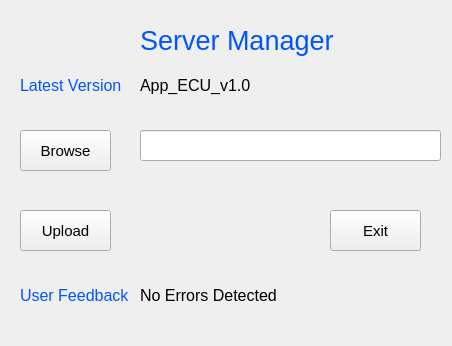
<?xml version="1.0" encoding="UTF-8"?>
<ui version="4.0">
 <class>Server</class>
 <widget class="QWidget" name="Server">
  <property name="geometry">
   <rect>
    <x>0</x>
    <y>0</y>
    <width>452</width>
    <height>346</height>
   </rect>
  </property>
  <property name="windowTitle">
   <string>Server</string>
  </property>
  <property name="windowIcon">
   <iconset>
    <normaloff>../Images/server.png</normaloff>../Images/server.png</iconset>
  </property>
  <property name="autoFillBackground">
   <bool>false</bool>
  </property>
  <property name="styleSheet">
   <string notr="true">QProgressBar:horizontal {
    border: 1px solid #3A3939;
    text-align: center;
    padding: 1px;
    background: #201F1F;
}
QProgressBar::chunk:horizontal {
    background-color: qlineargradient(spread:reflect, x1:1, y1:0.545, x2:1, y2:0, stop:0 rgba(28, 66, 111, 255), stop:1 rgba(37, 87, 146, 255));
}

QToolTip
{
    border: 1px solid #3A3939;
    background-color: rgb(90, 102, 117);;
    color: white;
    padding: 1px;
    opacity: 200;
}

QWidget
{
    color: silver;
    background-color: #302F2F;
    selection-background-color:#3d8ec9;
    selection-color: black;
    background-clip: border;
    border-image: none;
    outline: 0;
}

QWidget:item:hover
{
    background-color: #78879b;
    color: black;
}

QWidget:item:selected
{
    background-color: #3d8ec9;
}

QCheckBox
{
    spacing: 5px;
    outline: none;
    color: #bbb;
    margin-bottom: 2px;
}

QCheckBox:disabled
{
    color: #777777;
}
QCheckBox::indicator,
QGroupBox::indicator
{
    width: 18px;
    height: 18px;
}
QGroupBox::indicator
{
    margin-left: 2px;
}

QCheckBox::indicator:unchecked,
QCheckBox::indicator:unchecked:hover,
QGroupBox::indicator:unchecked,
QGroupBox::indicator:unchecked:hover
{
    image: url(:/dark_blue/img/checkbox_unchecked.png);
}

QCheckBox::indicator:unchecked:focus,
QCheckBox::indicator:unchecked:pressed,
QGroupBox::indicator:unchecked:focus,
QGroupBox::indicator:unchecked:pressed
{
  border: none;
    image: url(:/dark_blue/img/checkbox_unchecked_focus.png);
}

QCheckBox::indicator:checked,
QCheckBox::indicator:checked:hover,
QGroupBox::indicator:checked,
QGroupBox::indicator:checked:hover
{
    image: url(:/dark_blue/img/checkbox_checked.png);
}

QCheckBox::indicator:checked:focus,
QCheckBox::indicator:checked:pressed,
QGroupBox::indicator:checked:focus,
QGroupBox::indicator:checked:pressed
{
  border: none;
    image: url(:/dark_blue/img/checkbox_checked_focus.png);
}

QCheckBox::indicator:indeterminate,
QCheckBox::indicator:indeterminate:hover,
QCheckBox::indicator:indeterminate:pressed
QGroupBox::indicator:indeterminate,
QGroupBox::indicator:indeterminate:hover,
QGroupBox::indicator:indeterminate:pressed
{
    image: url(:/dark_blue/img/checkbox_indeterminate.png);
}

QCheckBox::indicator:indeterminate:focus,
QGroupBox::indicator:indeterminate:focus
{
    image: url(:/dark_blue/img/checkbox_indeterminate_focus.png);
}

QCheckBox::indicator:checked:disabled,
QGroupBox::indicator:checked:disabled
{
    image: url(:/dark_blue/img/checkbox_checked_disabled.png);
}

QCheckBox::indicator:unchecked:disabled,
QGroupBox::indicator:unchecked:disabled
{
    image: url(:/dark_blue/img/checkbox_unchecked_disabled.png);
}

QRadioButton
{
    spacing: 5px;
    outline: none;
    color: #bbb;
    margin-bottom: 2px;
}

QRadioButton:disabled
{
    color: #777777;
}
QRadioButton::indicator
{
    width: 21px;
    height: 21px;
}

QRadioButton::indicator:unchecked,
QRadioButton::indicator:unchecked:hover
{
    image: url(:/dark_blue/img/radio_unchecked.png);
}

QRadioButton::indicator:unchecked:focus,
QRadioButton::indicator:unchecked:pressed
{
  border: none;
  outline: none;
    image: url(:/dark_blue/img/radio_unchecked_focus.png);
}

QRadioButton::indicator:checked,
QRadioButton::indicator:checked:hover
{
  border: none;
  outline: none;
    image: url(:/dark_blue/img/radio_checked.png);
}

QRadioButton::indicator:checked:focus,
QRadioButton::indicato::menu-arrowr:checked:pressed
{
  border: none;
  outline: none;
    image: url(:/dark_blue/img/radio_checked_focus.png);
}

QRadioButton::indicator:indeterminate,
QRadioButton::indicator:indeterminate:hover,
QRadioButton::indicator:indeterminate:pressed
{
        image: url(:/dark_blue/img/radio_indeterminate.png);
}

QRadioButton::indicator:checked:disabled
{
  outline: none;
  image: url(:/dark_blue/img/radio_checked_disabled.png);
}

QRadioButton::indicator:unchecked:disabled
{
    image: url(:/dark_blue/img/radio_unchecked_disabled.png);
}


QMenuBar
{
    background-color: #302F2F;
    color: silver;
}

QMenuBar::item
{
    background: transparent;
}

QMenuBar::item:selected
{
    background: transparent;
    border: 1px solid #3A3939;
}

QMenuBar::item:pressed
{
    border: 1px solid #3A3939;
    background-color: #3d8ec9;
    color: black;
    margin-bottom:-1px;
    padding-bottom:1px;
}

QMenu
{
    border: 1px solid #3A3939;
    color: silver;
    margin: 1px;
}

QMenu::icon
{
    margin: 1px;
}

QMenu::item
{
    padding: 2px 2px 2px 25px;
    margin-left: 5px;
    border: 1px solid transparent; /* reserve space for selection border */
}

QMenu::item:selected
{
    color: black;
}

QMenu::separator {
    height: 2px;
    background: lightblue;
    margin-left: 10px;
    margin-right: 5px;
}

QMenu::indicator {
    width: 16px;
    height: 16px;
}

/* non-exclusive indicator = check box style indicator
   (see QActionGroup::setExclusive) */
QMenu::indicator:non-exclusive:unchecked {
    image: url(:/dark_blue/img/checkbox_unchecked.png);
}

QMenu::indicator:non-exclusive:unchecked:selected {
    image: url(:/dark_blue/img/checkbox_unchecked_disabled.png);
}

QMenu::indicator:non-exclusive:checked {
    image: url(:/dark_blue/img/checkbox_checked.png);
}

QMenu::indicator:non-exclusive:checked:selected {
    image: url(:/dark_blue/img/checkbox_checked_disabled.png);
}

/* exclusive indicator = radio button style indicator (see QActionGroup::setExclusive) */
QMenu::indicator:exclusive:unchecked {
    image: url(:/dark_blue/img/radio_unchecked.png);
}

QMenu::indicator:exclusive:unchecked:selected {
    image: url(:/dark_blue/img/radio_unchecked_disabled.png);
}

QMenu::indicator:exclusive:checked {
    image: url(:/dark_blue/img/radio_checked.png);
}

QMenu::indicator:exclusive:checked:selected {
    image: url(:/dark_blue/img/radio_checked_disabled.png);
}

QMenu::right-arrow {
    margin: 5px;
    image: url(:/dark_blue/img/right_arrow.png)
}


QWidget:disabled
{
    color: #808080;
    background-color: #302F2F;
}

QAbstractItemView
{
    alternate-background-color: #3A3939;
    color: silver;
    border: 1px solid 3A3939;
    border-radius: 2px;
    padding: 1px;
}

QWidget:focus, QMenuBar:focus
{
    border: 1px solid #78879b;
}

QTabWidget:focus, QCheckBox:focus, QRadioButton:focus, QSlider:focus
{
    border: none;
}

QLineEdit
{
    background-color: #201F1F;
    padding: 2px;
    border-style: solid;
    border: 1px solid #3A3939;
    border-radius: 2px;
    color: silver;
}

QGroupBox {
    border:1px solid #3A3939;
    border-radius: 2px;
    margin-top: 20px;
    background-color: #302F2F;
    color: silver;
}

QGroupBox::title {
    subcontrol-origin: margin;
    subcontrol-position: top center;
    padding-left: 10px;
    padding-right: 10px;
    padding-top: 10px;
}

QAbstractScrollArea
{
    border-radius: 2px;
    border: 1px solid #3A3939;
    background-color: transparent;
}

QScrollBar:horizontal
{
    height: 15px;
    margin: 3px 15px 3px 15px;
    border: 1px transparent #2A2929;
    border-radius: 4px;
    background-color: #2A2929;
}

QScrollBar::handle:horizontal
{
    background-color: #605F5F;
    min-width: 5px;
    border-radius: 4px;
}

QScrollBar::add-line:horizontal
{
    margin: 0px 3px 0px 3px;
    border-image: url(:/dark_blue/img/right_arrow_disabled.png);
    width: 10px;
    height: 10px;
    subcontrol-position: right;
    subcontrol-origin: margin;
}

QScrollBar::sub-line:horizontal
{
    margin: 0px 3px 0px 3px;
    border-image: url(:/dark_blue/img/left_arrow_disabled.png);
    height: 10px;
    width: 10px;
    subcontrol-position: left;
    subcontrol-origin: margin;
}

QScrollBar::add-line:horizontal:hover,QScrollBar::add-line:horizontal:on
{
    border-image: url(:/dark_blue/img/right_arrow.png);
    height: 10px;
    width: 10px;
    subcontrol-position: right;
    subcontrol-origin: margin;
}


QScrollBar::sub-line:horizontal:hover, QScrollBar::sub-line:horizontal:on
{
    border-image: url(:/dark_blue/img/left_arrow.png);
    height: 10px;
    width: 10px;
    subcontrol-position: left;
    subcontrol-origin: margin;
}

QScrollBar::up-arrow:horizontal, QScrollBar::down-arrow:horizontal
{
    background: none;
}


QScrollBar::add-page:horizontal, QScrollBar::sub-page:horizontal
{
    background: none;
}

QScrollBar:vertical
{
    background-color: #2A2929;
    width: 15px;
    margin: 15px 3px 15px 3px;
    border: 1px transparent #2A2929;
    border-radius: 4px;
}

QScrollBar::handle:vertical
{
    background-color: #605F5F;
    min-height: 5px;
    border-radius: 4px;
}

QScrollBar::sub-line:vertical
{
    margin: 3px 0px 3px 0px;
    border-image: url(:/dark_blue/img/up_arrow_disabled.png);
    height: 10px;
    width: 10px;
    subcontrol-position: top;
    subcontrol-origin: margin;
}

QScrollBar::add-line:vertical
{
    margin: 3px 0px 3px 0px;
    border-image: url(:/dark_blue/img/down_arrow_disabled.png);
    height: 10px;
    width: 10px;
    subcontrol-position: bottom;
    subcontrol-origin: margin;
}

QScrollBar::sub-line:vertical:hover,QScrollBar::sub-line:vertical:on
{

    border-image: url(:/dark_blue/img/up_arrow.png);
    height: 10px;
    width: 10px;
    subcontrol-position: top;
    subcontrol-origin: margin;
}


QScrollBar::add-line:vertical:hover, QScrollBar::add-line:vertical:on
{
    border-image: url(:/dark_blue/img/down_arrow.png);
    height: 10px;
    width: 10px;
    subcontrol-position: bottom;
    subcontrol-origin: margin;
}

QScrollBar::up-arrow:vertical, QScrollBar::down-arrow:vertical
{
    background: none;
}


QScrollBar::add-page:vertical, QScrollBar::sub-page:vertical
{
    background: none;
}

QTextEdit
{
    background-color: #201F1F;
    color: silver;
    border: 1px solid #3A3939;
}

QPlainTextEdit
{
    background-color: #201F1F;;
    color: silver;
    border-radius: 2px;
    border: 1px solid #3A3939;
}

QHeaderView::section
{
    background-color: #3A3939;
    color: silver;
    padding-left: 4px;
    border: 1px solid #6c6c6c;
}

QSizeGrip {
    image: url(:/dark_blue/img/sizegrip.png);
    width: 12px;
    height: 12px;
}

QMainWindow
{
    background-color: #302F2F;

}

QMainWindow::separator
{
    background-color: #302F2F;
    color: white;
    padding-left: 4px;
    spacing: 2px;
    border: 1px dashed #3A3939;
}

QMainWindow::separator:hover
{

    background-color: #787876;
    color: white;
    padding-left: 4px;
    border: 1px solid #3A3939;
    spacing: 2px;
}


QMenu::separator
{
    height: 1px;
    background-color: #3A3939;
    color: white;
    padding-left: 4px;
    margin-left: 10px;
    margin-right: 5px;
}


QFrame
{
    border-radius: 2px;
    border: 1px solid #444;
}

QFrame[frameShape=&quot;0&quot;]
{
    border-radius: 2px;
    border: 1px transparent #444;
}

QStackedWidget
{
    background-color: #302F2F;
    border: 1px transparent black;
}

QToolBar {
    border: 1px transparent #393838;
    background: 1px solid #302F2F;
    font-weight: bold;
}

QToolBar::handle:horizontal {
    image: url(:/dark_blue/img/Hmovetoolbar.png);
}
QToolBar::handle:vertical {
    image: url(:/dark_blue/img/Vmovetoolbar.png);
}
QToolBar::separator:horizontal {
    image: url(:/dark_blue/img/Hsepartoolbar.png);
}
QToolBar::separator:vertical {
    image: url(:/dark_blue/img/Vsepartoolbars.png);
}

QPushButton
{
    color: silver;
    background-color: #302F2F;
    border-width: 2px;
    border-color: #4A4949;
    border-style: solid;
    padding-top: 2px;
    padding-bottom: 2px;
    padding-left: 10px;
    padding-right: 10px;
    border-radius: 4px;
    /* outline: none; */
    /* min-width: 40px; */
}

QPushButton:disabled
{
    background-color: #302F2F;
    border-width: 2px;
    border-color: #3A3939;
    border-style: solid;
    padding-top: 2px;
    padding-bottom: 2px;
    padding-left: 10px;
    padding-right: 10px;
    /*border-radius: 2px;*/
    color: #808080;
}

QPushButton:focus {
    background-color: #3d8ec9;
    color: white;
}

QComboBox
{
    selection-background-color: #3d8ec9;
    background-color: #201F1F;
    border-style: solid;
    border: 1px solid #3A3939;
    border-radius: 2px;
    padding: 2px;
    min-width: 75px;
}

QPushButton:checked{
    background-color: #4A4949;
    border-color: #6A6969;
}

QPushButton:hover {
    border: 2px solid #78879b;
    color: silver;
}

QComboBox:hover, QAbstractSpinBox:hover,QLineEdit:hover,QTextEdit:hover,QPlainTextEdit:hover,QAbstractView:hover,QTreeView:hover
{
    border: 1px solid #78879b;
    color: silver;
}

QComboBox:on
{
    background-color: #626873;
    padding-top: 3px;
    padding-left: 4px;
    selection-background-color: #4a4a4a;
}

QComboBox QAbstractItemView
{
    background-color: #201F1F;
    border-radius: 2px;
    border: 1px solid #444;
    selection-background-color: #3d8ec9;
    color: silver;
}

QComboBox::drop-down
{
    subcontrol-origin: padding;
    subcontrol-position: top right;
    width: 15px;

    border-left-width: 0px;
    border-left-color: darkgray;
    border-left-style: solid;
    border-top-right-radius: 3px;
    border-bottom-right-radius: 3px;
}

QComboBox::down-arrow
{
    image: url(:/dark_blue/img/down_arrow_disabled.png);
}

QComboBox::down-arrow:on, QComboBox::down-arrow:hover,
QComboBox::down-arrow:focus
{
    image: url(:/dark_blue/img/down_arrow.png);
}

QPushButton:pressed
{
    background-color: #484846;
}

QAbstractSpinBox {
    padding-top: 2px;
    padding-bottom: 2px;
    border: 1px solid #3A3939;
    background-color: #201F1F;
    color: silver;
    border-radius: 2px;
    min-width: 75px;
}

QAbstractSpinBox:up-button
{
    background-color: transparent;
    subcontrol-origin: border;
    subcontrol-position: top right;
}

QAbstractSpinBox:down-button
{
    background-color: transparent;
    subcontrol-origin: border;
    subcontrol-position: bottom right;
}

QAbstractSpinBox::up-arrow,QAbstractSpinBox::up-arrow:disabled,QAbstractSpinBox::up-arrow:off {
    image: url(:/dark_blue/img/up_arrow_disabled.png);
    width: 10px;
    height: 10px;
}
QAbstractSpinBox::up-arrow:hover
{
    image: url(:/dark_blue/img/up_arrow.png);
}


QAbstractSpinBox::down-arrow,QAbstractSpinBox::down-arrow:disabled,QAbstractSpinBox::down-arrow:off
{
    image: url(:/dark_blue/img/down_arrow_disabled.png);
    width: 10px;
    height: 10px;
}
QAbstractSpinBox::down-arrow:hover
{
    image: url(:/dark_blue/img/down_arrow.png);
}


QLabel
{
    border: 0px solid black;
}

QTabWidget{
    border: 1px transparent black;
}

QTabWidget::pane {
    border: 1px solid #444;
    border-radius: 3px;
    padding: 3px;
}

QTabBar
{
    qproperty-drawBase: 0;
    left: 5px; /* move to the right by 5px */
}

QTabBar:focus
{
    border: 0px transparent black;
}

QTabBar::close-button  {
    image: url(:/dark_blue/img/close.png);
    background: transparent;
}

QTabBar::close-button:hover
{
    image: url(:/dark_blue/img/close-hover.png);
    background: transparent;
}

QTabBar::close-button:pressed {
    image: url(:/dark_blue/img/close-pressed.png);
    background: transparent;
}

/* TOP TABS */
QTabBar::tab:top {
    color: #b1b1b1;
    border: 1px solid #4A4949;
    border-bottom: 1px transparent black;
    background-color: #302F2F;
    padding: 5px;
    border-top-left-radius: 2px;
    border-top-right-radius: 2px;
}

QTabBar::tab:top:!selected
{
    color: #b1b1b1;
    background-color: #201F1F;
    border: 1px transparent #4A4949;
    border-bottom: 1px transparent #4A4949;
    border-top-left-radius: 0px;
    border-top-right-radius: 0px;
}

QTabBar::tab:top:!selected:hover {
    background-color: #48576b;
}

/* BOTTOM TABS */
QTabBar::tab:bottom {
    color: #b1b1b1;
    border: 1px solid #4A4949;
    border-top: 1px transparent black;
    background-color: #302F2F;
    padding: 5px;
    border-bottom-left-radius: 2px;
    border-bottom-right-radius: 2px;
}

QTabBar::tab:bottom:!selected
{
    color: #b1b1b1;
    background-color: #201F1F;
    border: 1px transparent #4A4949;
    border-top: 1px transparent #4A4949;
    border-bottom-left-radius: 0px;
    border-bottom-right-radius: 0px;
}

QTabBar::tab:bottom:!selected:hover {
    background-color: #78879b;
}

/* LEFT TABS */
QTabBar::tab:left {
    color: #b1b1b1;
    border: 1px solid #4A4949;
    border-left: 1px transparent black;
    background-color: #302F2F;
    padding: 5px;
    border-top-right-radius: 2px;
    border-bottom-right-radius: 2px;
}

QTabBar::tab:left:!selected
{
    color: #b1b1b1;
    background-color: #201F1F;
    border: 1px transparent #4A4949;
    border-right: 1px transparent #4A4949;
    border-top-right-radius: 0px;
    border-bottom-right-radius: 0px;
}

QTabBar::tab:left:!selected:hover {
    background-color: #48576b;
}


/* RIGHT TABS */
QTabBar::tab:right {
    color: #b1b1b1;
    border: 1px solid #4A4949;
    border-right: 1px transparent black;
    background-color: #302F2F;
    padding: 5px;
    border-top-left-radius: 2px;
    border-bottom-left-radius: 2px;
}

QTabBar::tab:right:!selected
{
    color: #b1b1b1;
    background-color: #201F1F;
    border: 1px transparent #4A4949;
    border-right: 1px transparent #4A4949;
    border-top-left-radius: 0px;
    border-bottom-left-radius: 0px;
}

QTabBar::tab:right:!selected:hover {
    background-color: #48576b;
}

QTabBar QToolButton::right-arrow:enabled {
     image: url(:/dark_blue/img/right_arrow.png);
 }

 QTabBar QToolButton::left-arrow:enabled {
     image: url(:/dark_blue/img/left_arrow.png);
 }

QTabBar QToolButton::right-arrow:disabled {
     image: url(:/dark_blue/img/right_arrow_disabled.png);
 }

 QTabBar QToolButton::left-arrow:disabled {
     image: url(:/dark_blue/img/left_arrow_disabled.png);
 }


QDockWidget {
    border: 1px solid #403F3F;
    titlebar-close-icon: url(:/dark_blue/img/close.png);
    titlebar-normal-icon: url(:/dark_blue/img/undock.png);
}

QDockWidget::close-button, QDockWidget::float-button {
    border: 1px solid transparent;
    border-radius: 2px;
    background: transparent;
}

QDockWidget::close-button:hover, QDockWidget::float-button:hover {
    background: rgba(255, 255, 255, 10);
}

QDockWidget::close-button:pressed, QDockWidget::float-button:pressed {
    padding: 1px -1px -1px 1px;
    background: rgba(255, 255, 255, 10);
}

QTreeView, QListView, QTextBrowser, AtLineEdit, AtLineEdit::hover {
    border: 1px solid #444;
    background-color: silver;
    border-radius: 3px;
    margin-left: 3px;
    color: black;
}

QTreeView:branch:selected, QTreeView:branch:hover {
    background: url(:/dark_blue/img/transparent.png);
}

QTreeView::branch:has-siblings:!adjoins-item {
    border-image: url(:/dark_blue/img/transparent.png);
}

QTreeView::branch:has-siblings:adjoins-item {
    border-image: url(:/dark_blue/img/transparent.png);
}

QTreeView::branch:!has-children:!has-siblings:adjoins-item {
    border-image: url(:/dark_blue/img/transparent.png);
}

QTreeView::branch:has-children:!has-siblings:closed,
QTreeView::branch:closed:has-children:has-siblings {
    image: url(:/dark_blue/img/branch_closed.png);
}

QTreeView::branch:open:has-children:!has-siblings,
QTreeView::branch:open:has-children:has-siblings  {
    image: url(:/dark_blue/img/branch_open.png);
}

QTreeView::branch:has-children:!has-siblings:closed:hover,
QTreeView::branch:closed:has-children:has-siblings:hover {
    image: url(:/dark_blue/img/branch_closed-on.png);
    }

QTreeView::branch:open:has-children:!has-siblings:hover,
QTreeView::branch:open:has-children:has-siblings:hover  {
    image: url(:/dark_blue/img/branch_open-on.png);
    }

QListView::item:!selected:hover, QListView::item:!selected:hover, QTreeView::item:!selected:hover  {
    background: rgba(0, 0, 0, 0);
    outline: 0;
    color: #FFFFFF
}

QListView::item:selected:hover, QListView::item:selected:hover, QTreeView::item:selected:hover  {
    background: #3d8ec9;
    color: #FFFFFF;
}

QSlider::groove:horizontal {
    border: 1px solid #3A3939;
    height: 8px;
    background: #201F1F;
    margin: 2px 0;
    border-radius: 2px;
}

QSlider::handle:horizontal {
    background: QLinearGradient( x1: 0, y1: 0, x2: 0, y2: 1,
      stop: 0.0 silver, stop: 0.2 #a8a8a8, stop: 1 #727272);
    border: 1px solid #3A3939;
    width: 14px;
    height: 14px;
    margin: -4px 0;
    border-radius: 2px;
}

QSlider::groove:vertical {
    border: 1px solid #3A3939;
    width: 8px;
    background: #201F1F;
    margin: 0 0px;
    border-radius: 2px;
}

QSlider::handle:vertical {
    background: QLinearGradient( x1: 0, y1: 0, x2: 0, y2: 1, stop: 0.0 silver,
    stop: 0.2 #a8a8a8, stop: 1 #727272);
    border: 1px solid #3A3939;
    width: 14px;
    height: 14px;
    margin: 0 -4px;
    border-radius: 2px;
}

QToolButton {
    /*  background-color: transparent; */
    border: 2px transparent #4A4949;
    border-radius: 4px;
    background-color: dimgray;
    margin: 2px;
    padding: 2px;
}

QToolButton[popupMode=&quot;1&quot;] { /* only for MenuButtonPopup */
 padding-right: 20px; /* make way for the popup button */
 border: 2px transparent #4A4949;
 border-radius: 4px;
}

QToolButton[popupMode=&quot;2&quot;] { /* only for InstantPopup */
 padding-right: 10px; /* make way for the popup button */
 border: 2px transparent #4A4949;
}


QToolButton:hover, QToolButton::menu-button:hover {
    border: 2px solid #78879b;
}

QToolButton:checked, QToolButton:pressed,
    QToolButton::menu-button:pressed {
    background-color: #4A4949;
    border: 2px solid #78879b;
}

/* the subcontrol below is used only in the InstantPopup or DelayedPopup mode */
QToolButton::menu-indicator {
    image: url(:/dark_blue/img/down_arrow.png);
    top: -7px; left: -2px; /* shift it a bit */
}

/* the subcontrols below are used only in the MenuButtonPopup mode */
QToolButton::menu-button {
    border: 1px transparent #4A4949;
    border-top-right-radius: 6px;
    border-bottom-right-radius: 6px;
    /* 16px width + 4px for border = 20px allocated above */
    width: 16px;
    outline: none;
}

QToolButton::menu-arrow {
    image: url(:/dark_blue/img/down_arrow.png);
}

QToolButton::menu-arrow:open {
    top: 1px; left: 1px; /* shift it a bit */
    border: 1px solid #3A3939;
}

QPushButton::menu-indicator  {
    subcontrol-origin: padding;
    subcontrol-position: bottom right;
    left: 4px;
}

QTableView
{
    border: 1px solid #444;
    gridline-color: #6c6c6c;
    background-color: #201F1F;
}


QTableView, QHeaderView
{
    border-radius: 0px;
}

QTableView::item:pressed, QListView::item:pressed, QTreeView::item:pressed  {
    background: #78879b;
    color: #FFFFFF;
}

QTableView::item:selected:active, QTreeView::item:selected:active, QListView::item:selected:active  {
    background: #3d8ec9;
    color: #FFFFFF;
}


QHeaderView
{
    border: 1px transparent;
    border-radius: 2px;
    margin: 0px;
    padding: 0px;
}

QHeaderView::section  {
    background-color: #3A3939;
    color: silver;
    padding: 4px;
    border: 1px solid #6c6c6c;
    border-radius: 0px;
    text-align: center;
}

QHeaderView::section::vertical::first, QHeaderView::section::vertical::only-one
{
    border-top: 1px solid #6c6c6c;
}

QHeaderView::section::vertical
{
    border-top: transparent;
}

QHeaderView::section::horizontal::first, QHeaderView::section::horizontal::only-one
{
    border-left: 1px solid #6c6c6c;
}

QHeaderView::section::horizontal
{
    border-left: transparent;
}


QHeaderView::section:checked
 {
    color: white;
    background-color: #5A5959;
 }

 /* style the sort indicator */
QHeaderView::down-arrow {
    image: url(:/dark_blue/img/down_arrow.png);
}

QHeaderView::up-arrow {
    image: url(:/dark_blue/img/up_arrow.png);
}


QTableCornerButton::section {
    background-color: #3A3939;
    border: 1px solid #3A3939;
    border-radius: 2px;
}

QToolBox  {
    padding: 3px;
    border: 1px transparent black;
}

QToolBox::tab {
    color: #b1b1b1;
    background-color: #302F2F;
    border: 1px solid #4A4949;
    border-bottom: 1px transparent #302F2F;
    border-top-left-radius: 5px;
    border-top-right-radius: 5px;
}

 QToolBox::tab:selected { /* italicize selected tabs */
    font: italic;
    background-color: #302F2F;
    border-color: #3d8ec9;
 }

QStatusBar::item {
    border: 1px solid #3A3939;
    border-radius: 2px;
 }


QFrame[height=&quot;3&quot;], QFrame[width=&quot;3&quot;] {
    background-color: #AAA;
}


QSplitter::handle {
    border: 1px dashed #3A3939;
}

QSplitter::handle:hover {
    background-color: #787876;
    border: 1px solid #3A3939;
}

QSplitter::handle:horizontal {
    width: 1px;
}

QSplitter::handle:vertical {
    height: 1px;
}

QListWidget {
    background-color: silver;
    border-radius: 5px;
    margin-left: 5px;
}

QListWidget::item {
    color: black;
}

QMessageBox {
    messagebox-critical-icon	: url(:/dark_blue/img/critical.png);
    messagebox-information-icon	: url(:/dark_blue/img/information.png);
    messagebox-question-icon	: url(:/dark_blue/img/question.png);
    messagebox-warning-icon:    : url(:/dark_blue/img/warning.png);
}

ColorButton::enabled {
    border-radius: 0px;
    border: 1px solid #444444;
}

ColorButton::disabled {
    border-radius: 0px;
    border: 1px solid #AAAAAA;
}</string>
  </property>
  <widget class="QPushButton" name="upload">
   <property name="geometry">
    <rect>
     <x>20</x>
     <y>210</y>
     <width>91</width>
     <height>41</height>
    </rect>
   </property>
   <property name="font">
    <font>
     <pointsize>11</pointsize>
    </font>
   </property>
   <property name="text">
    <string>Upload</string>
   </property>
  </widget>
  <widget class="QPushButton" name="browse">
   <property name="geometry">
    <rect>
     <x>20</x>
     <y>130</y>
     <width>91</width>
     <height>41</height>
    </rect>
   </property>
   <property name="font">
    <font>
     <pointsize>11</pointsize>
    </font>
   </property>
   <property name="text">
    <string>Browse</string>
   </property>
  </widget>
  <widget class="QLineEdit" name="lineEdit">
   <property name="geometry">
    <rect>
     <x>140</x>
     <y>130</y>
     <width>301</width>
     <height>31</height>
    </rect>
   </property>
   <property name="font">
    <font>
     <pointsize>11</pointsize>
    </font>
   </property>
  </widget>
  <widget class="QLabel" name="Label">
   <property name="geometry">
    <rect>
     <x>20</x>
     <y>60</y>
     <width>111</width>
     <height>51</height>
    </rect>
   </property>
   <property name="sizePolicy">
    <sizepolicy hsizetype="Preferred" vsizetype="Preferred">
     <horstretch>0</horstretch>
     <verstretch>0</verstretch>
    </sizepolicy>
   </property>
   <property name="font">
    <font>
     <pointsize>12</pointsize>
    </font>
   </property>
   <property name="styleSheet">
    <string notr="true">color: rgb(0, 85, 255);</string>
   </property>
   <property name="text">
    <string>Latest Version</string>
   </property>
  </widget>
  <widget class="QLabel" name="version">
   <property name="geometry">
    <rect>
     <x>140</x>
     <y>70</y>
     <width>171</width>
     <height>31</height>
    </rect>
   </property>
   <property name="font">
    <font>
     <pointsize>12</pointsize>
    </font>
   </property>
   <property name="text">
    <string>App_ECU_v1.0</string>
   </property>
  </widget>
  <widget class="QLabel" name="title">
   <property name="geometry">
    <rect>
     <x>140</x>
     <y>20</y>
     <width>271</width>
     <height>41</height>
    </rect>
   </property>
   <property name="font">
    <font>
     <pointsize>20</pointsize>
    </font>
   </property>
   <property name="styleSheet">
    <string notr="true">color: rgb(0, 85, 255);</string>
   </property>
   <property name="text">
    <string>Server Manager</string>
   </property>
  </widget>
  <widget class="QPushButton" name="exit">
   <property name="geometry">
    <rect>
     <x>330</x>
     <y>210</y>
     <width>91</width>
     <height>41</height>
    </rect>
   </property>
   <property name="font">
    <font>
     <pointsize>11</pointsize>
    </font>
   </property>
   <property name="text">
    <string>Exit</string>
   </property>
  </widget>
  <widget class="QLabel" name="error">
   <property name="geometry">
    <rect>
     <x>140</x>
     <y>280</y>
     <width>171</width>
     <height>31</height>
    </rect>
   </property>
   <property name="font">
    <font>
     <pointsize>12</pointsize>
    </font>
   </property>
   <property name="text">
    <string>No Errors Detected</string>
   </property>
  </widget>
  <widget class="QLabel" name="Label_2">
   <property name="geometry">
    <rect>
     <x>20</x>
     <y>270</y>
     <width>111</width>
     <height>51</height>
    </rect>
   </property>
   <property name="sizePolicy">
    <sizepolicy hsizetype="Preferred" vsizetype="Preferred">
     <horstretch>0</horstretch>
     <verstretch>0</verstretch>
    </sizepolicy>
   </property>
   <property name="font">
    <font>
     <pointsize>12</pointsize>
    </font>
   </property>
   <property name="styleSheet">
    <string notr="true">color: rgb(0, 85, 255);</string>
   </property>
   <property name="text">
    <string>User Feedback</string>
   </property>
  </widget>
  <widget class="QLabel" name="label">
   <property name="geometry">
    <rect>
     <x>80</x>
     <y>20</y>
     <width>41</width>
     <height>41</height>
    </rect>
   </property>
   <property name="styleSheet">
    <string notr="true">background-image: url(:/newPrefix/server.png);</string>
   </property>
   <property name="text">
    <string/>
   </property>
   <property name="pixmap">
    <pixmap>../Images/server.png</pixmap>
   </property>
   <property name="scaledContents">
    <bool>true</bool>
   </property>
  </widget>
  <widget class="QLabel" name="label_2">
   <property name="geometry">
    <rect>
     <x>380</x>
     <y>280</y>
     <width>71</width>
     <height>71</height>
    </rect>
   </property>
   <property name="text">
    <string/>
   </property>
   <property name="pixmap">
    <pixmap>../Images/DRoutline.png</pixmap>
   </property>
   <property name="scaledContents">
    <bool>true</bool>
   </property>
  </widget>
  <widget class="QLabel" name="label_3">
   <property name="geometry">
    <rect>
     <x>0</x>
     <y>0</y>
     <width>61</width>
     <height>61</height>
    </rect>
   </property>
   <property name="text">
    <string/>
   </property>
   <property name="pixmap">
    <pixmap>../Images/ULoutline.png</pixmap>
   </property>
   <property name="scaledContents">
    <bool>true</bool>
   </property>
  </widget>
  <widget class="QLabel" name="label_4">
   <property name="geometry">
    <rect>
     <x>120</x>
     <y>90</y>
     <width>281</width>
     <height>191</height>
    </rect>
   </property>
   <property name="text">
    <string/>
   </property>
   <property name="pixmap">
    <pixmap>../Images/mist.png</pixmap>
   </property>
   <property name="scaledContents">
    <bool>true</bool>
   </property>
  </widget>
  <zorder>label_4</zorder>
  <zorder>version</zorder>
  <zorder>upload</zorder>
  <zorder>browse</zorder>
  <zorder>lineEdit</zorder>
  <zorder>Label</zorder>
  <zorder>title</zorder>
  <zorder>exit</zorder>
  <zorder>error</zorder>
  <zorder>Label_2</zorder>
  <zorder>label</zorder>
  <zorder>label_2</zorder>
  <zorder>label_3</zorder>
 </widget>
 <resources/>
 <connections/>
</ui>
